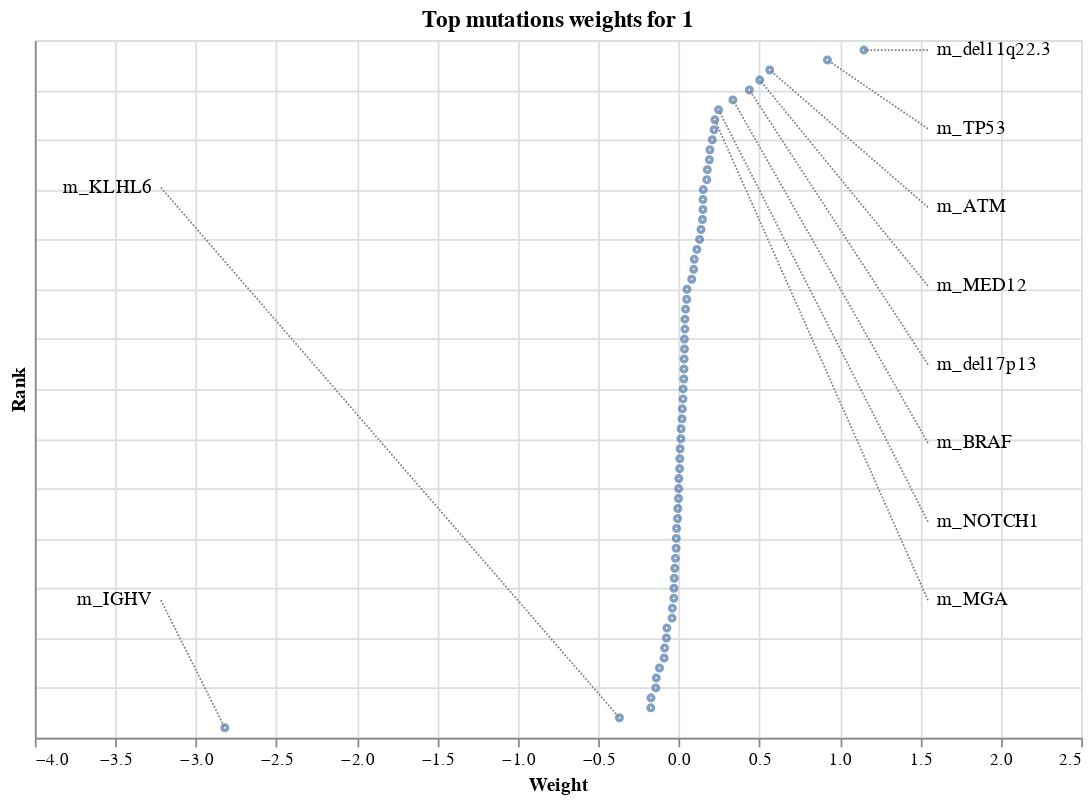

The notebook cell this image was saved under:
### Markdown cell above
### Top weights per factor

The `plot_weights` functionality allows us to inspect the weights for a specific view and simultaneously labels the the top-n values (measured in magnitude).
Here, we can see that the IGHV mutation has a large weight indicating that patients with a high value in factor one, express this mutation more likely.

### Code cell
plot_weights(model, "mutations", factor=1)

### Figure 1 — Vega specification as saved in the notebook (floating-point values rounded to 4 significant figures)
{"$schema": "https://vega.github.io/schema/vega/v5.json", "data": [{"name": "source_0", "values": [{"rank": 69, "weight": 1.15}, {"rank": 68, "weight": 0.923}, {"rank": 67, "weight": 0.565}, {"rank": 66, "weight": 0.503}, {"rank": 65, "weight": 0.438}, {"rank": 64, "weight": 0.336}, {"rank": 63, "weight": 0.247}, {"rank": 62, "weight": 0.224}, {"rank": 61, "weight": 0.219}, {"rank": 60, "weight": 0.208}, {"rank": 59, "weight": 0.193}, {"rank": 58, "weight": 0.19}, {"rank": 57, "weight": 0.177}, {"rank": 56, "weight": 0.174}, {"rank": 55, "weight": 0.152}, {"rank": 54, "weight": 0.15}, {"rank": 53, "weight": 0.15}, {"rank": 52, "weight": 0.147}, {"rank": 51, "weight": 0.138}, {"rank": 50, "weight": 0.129}, {"rank": 49, "weight": 0.112}, {"rank": 48, "weight": 0.096}, {"rank": 47, "weight": 0.092}, {"rank": 46, "weight": 0.08}, {"rank": 45, "weight": 0.051}, {"rank": 44, "weight": 0.049}, {"rank": 43, "weight": 0.042}, {"rank": 42, "weight": 0.038}, {"rank": 41, "weight": 0.038}, {"rank": 40, "weight": 0.035}, {"rank": 39, "weight": 0.035}, {"rank": 38, "weight": 0.033}, {"rank": 37, "weight": 0.032}, {"rank": 36, "weight": 0.031}, {"rank": 35, "weight": 0.027}, {"rank": 34, "weight": 0.026}, {"rank": 33, "weight": 0.022}, {"rank": 32, "weight": 0.02}, {"rank": 31, "weight": 0.014}, {"rank": 30, "weight": 0.013}, {"rank": 29, "weight": 0.008}, {"rank": 28, "weight": 0.006}, {"rank": 27, "weight": 0.005}, {"rank": 26, "weight": -0.0}, {"rank": 25, "weight": -0.001}, {"rank": 24, "weight": -0.002}, {"rank": 23, "weight": -0.006}, {"rank": 22, "weight": -0.008}, {"rank": 21, "weight": -0.014}, {"rank": 20, "weight": -0.016}, {"rank": 19, "weight": -0.017}, {"rank": 18, "weight": -0.021}, {"rank": 17, "weight": -0.025}, {"rank": 16, "weight": -0.028}, {"rank": 15, "weight": -0.03}, {"rank": 14, "weight": -0.031}, {"rank": 13, "weight": -0.04}, {"rank": 12, "weight": -0.042}, {"rank": 11, "weight": -0.074}, {"rank": 10, "weight": -0.077}, {"rank": 9, "weight": -0.088}, {"rank": 8, "weight": -0.091}, {"rank": 7, "weight": -0.12}, {"rank": 6, "weight": -0.14}, {"rank": 5, "weight": -0.143}, {"rank": 4, "weight": -0.173}, {"rank": 3, "weight": -0.174}, {"rank": 2, "weight": -0.369}, {"rank": 1, "weight": -2.82}]}, {"name": "source_1", "values": [{"feature": "m_del11q22.3", "label_x": 1.548, "label_y": 69.0}, {"feature": "m_TP53", "label_x": 1.548, "label_y": 61.11}, {"feature": "m_ATM", "label_x": 1.548, "label_y": 53.23}, {"feature": "m_MED12", "label_x": 1.548, "label_y": 45.34}, {"feature": "m_del17p13", "label_x": 1.548, "label_y": 37.46}, {"feature": "m_BRAF", "label_x": 1.548, "label_y": 29.57}, {"feature": "m_NOTCH1", "label_x": 1.548, "label_y": 21.69}, {"feature": "m_MGA", "label_x": 1.548, "label_y": 13.8}]}, {"name": "source_2", "values": [{"feature": "m_IGHV", "label_x": -3.217, "label_y": 13.8}, {"feature": "m_KLHL6", "label_x": -3.217, "label_y": 55.2}]}, {"name": "source_3", "values": [{"label_x": 1.548, "label_y": 69.0, "rank": 69, "weight": 1.15}, {"label_x": 1.548, "label_y": 61.11, "rank": 68, "weight": 0.923}, {"label_x": 1.548, "label_y": 53.23, "rank": 67, "weight": 0.565}, {"label_x": 1.548, "label_y": 45.34, "rank": 66, "weight": 0.503}, {"label_x": 1.548, "label_y": 37.46, "rank": 65, "weight": 0.438}, {"label_x": 1.548, "label_y": 29.57, "rank": 64, "weight": 0.336}, {"label_x": 1.548, "label_y": 21.69, "rank": 63, "weight": 0.247}, {"label_x": 1.548, "label_y": 13.8, "rank": 62, "weight": 0.224}]}, {"name": "source_4", "values": [{"label_x": -3.217, "label_y": 13.8, "rank": 1, "weight": -2.82}, {"label_x": -3.217, "label_y": 55.2, "rank": 2, "weight": -0.369}]}], "marks": [{"type": "symbol", "name": "layer_0_marks", "from": {"data": "source_0"}, "encode": {"update": {"stroke": {"value": "#4c78a8"}, "opacity": {"value": 0.7}, "y": {"field": "rank", "scale": "y"}, "fill": {"value": "transparent"}, "x": {"field": "weight", "scale": "x"}, "size": {"value": 10}}}, "style": ["point"]}, {"type": "text", "name": "layer_1_marks", "from": {"data": "source_1"}, "encode": {"update": {"y": {"field": "label_y", "scale": "y"}, "align": {"value": "left"}, "fill": {"value": "black"}, "baseline": {"value": "middle"}, "x": {"field": "label_x", "scale": "x"}, "text": {"signal": "isValid(datum[\"feature\"]) ? datum[\"feature\"] : \"\"+datum[\"feature\"]"}, "dx": {"value": 5}}}, "style": ["text"]}, {"type": "text", "name": "layer_2_marks", "from": {"data": "source_2"}, "encode": {"update": {"x": {"field": "label_x", "scale": "x"}, "baseline": {"value": "middle"}, "align": {"value": "right"}, "dx": {"value": -5}, "y": {"field": "label_y", "scale": "y"}, "fill": {"value": "black"}, "text": {"signal": "isValid(datum[\"feature\"]) ? datum[\"feature\"] : \"\"+datum[\"feature\"]"}}}, "style": ["text"]}, {"type": "rule", "name": "layer_3_marks", "from": {"data": "source_3"}, "encode": {"update": {"stroke": {"value": "gray"}, "y": {"field": "label_y", "scale": "y"}, "x": {"field": "label_x", "scale": "x"}, "y2": {"field": "rank", "scale": "y"}, "strokeDash": {"value": [1, 1]}, "x2": {"field": "weight", "scale": "x"}}}, "style": ["rule"]}, {"type": "rule", "name": "layer_4_marks", "from": {"data": "source_4"}, "encode": {"update": {"stroke": {"value": "gray"}, "strokeDash": {"value": [1, 1]}, "y": {"field": "label_y", "scale": "y"}, "x2": {"field": "weight", "scale": "x"}, "y2": {"field": "rank", "scale": "y"}, "x": {"field": "label_x", "scale": "x"}}}, "style": ["rule"]}], "scales": [{"name": "x", "type": "linear", "domain": [-3.813, 2.143], "range": [0, {"signal": "width"}], "zero": true, "nice": true}, {"name": "y", "type": "linear", "domain": {"fields": [{"data": "source_0", "field": "rank"}, {"data": "source_1", "field": "label_y"}, {"data": "source_2", "field": "label_y"}, {"data": "source_3", "field": "label_y"}, {"data": "source_3", "field": "rank"}, {"data": "source_4", "field": "label_y"}, {"data": "source_4", "field": "rank"}]}, "range": [{"signal": "height"}, 0], "nice": true, "zero": true}], "axes": [{"scale": "x", "minExtent": 0, "maxExtent": 0, "gridScale": "y", "zindex": 0, "aria": false, "labels": false, "grid": true, "orient": "bottom", "tickCount": {"signal": "ceil(width/40)"}, "ticks": false, "domain": false}, {"scale": "y", "zindex": 0, "aria": false, "grid": true, "orient": "left", "domain": false, "maxExtent": 0, "minExtent": 0, "labels": false, "tickCount": {"signal": "ceil(height/40)"}, "ticks": false, "gridScale": "x"}, {"scale": "x", "grid": false, "labelFlush": true, "orient": "bottom", "labelOverlap": true, "tickCount": {"signal": "ceil(width/40)"}, "zindex": 0, "title": "Weight"}, {"scale": "y", "orient": "left", "labels": false, "grid": false, "labelOverlap": true, "tickCount": {"signal": "ceil(height/40)"}, "title": "Rank", "ticks": false, "zindex": 0}], "title": {"text": "Top mutations weights for 1", "frame": "group"}, "height": 400, "width": 600, "background": "white", "padding": 5, "style": "cell"}
